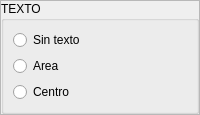
         <widget class="QWidget" name="Page1_2">
          <layout class="QVBoxLayout" name="verticalLayout_14">
           <property name="spacing">
            <number>0</number>
           </property>
           <property name="leftMargin">
            <number>0</number>
           </property>
           <property name="topMargin">
            <number>0</number>
           </property>
           <property name="rightMargin">
            <number>0</number>
           </property>
           <property name="bottomMargin">
            <number>0</number>
           </property>
           <item>
            <widget class="QFrame" name="frame">
             <property name="frameShape">
              <enum>QFrame::StyledPanel</enum>
             </property>
             <property name="frameShadow">
              <enum>QFrame::Raised</enum>
             </property>
             <layout class="QVBoxLayout" name="verticalLayout_15">
              <property name="spacing">
               <number>0</number>
              </property>
              <property name="leftMargin">
               <number>0</number>
              </property>
              <property name="topMargin">
               <number>0</number>
              </property>
              <property name="rightMargin">
               <number>0</number>
              </property>
              <property name="bottomMargin">
               <number>0</number>
              </property>
              <item>
               <widget class="QGroupBox" name="groupBox_2">
                <property name="title">
                 <string>TEXTO</string>
                </property>
                <layout class="QVBoxLayout" name="verticalLayout_16">
                 <item>
                  <widget class="QRadioButton" name="radioButton_sinTexto">
                   <property name="text">
                    <string>Sin texto</string>
                   </property>
                  </widget>
                 </item>
                 <item>
                  <widget class="QRadioButton" name="radioButton_textoArea">
                   <property name="text">
                    <string>Area</string>
                   </property>
                  </widget>
                 </item>
                 <item>
                  <widget class="QRadioButton" name="radioButton_textoCentro">
                   <property name="text">
                    <string>Centro</string>
                   </property>
                  </widget>
                 </item>
                </layout>
               </widget>
              </item>
             </layout>
            </widget>
           </item>
           <item>
            <widget class="QFrame" name="frame_16">
             <property name="frameShape">
              <enum>QFrame::StyledPanel</enum>
             </property>
             <property name="frameShadow">
              <enum>QFrame::Raised</enum>
             </property>
            </widget>
           </item>
           <item>
            <widget class="QFrame" name="frame_17">
             <property name="frameShape">
              <enum>QFrame::StyledPanel</enum>
             </property>
             <property name="frameShadow">
              <enum>QFrame::Raised</enum>
             </property>
            </widget>
           </item>
          </layout>
         </widget>
